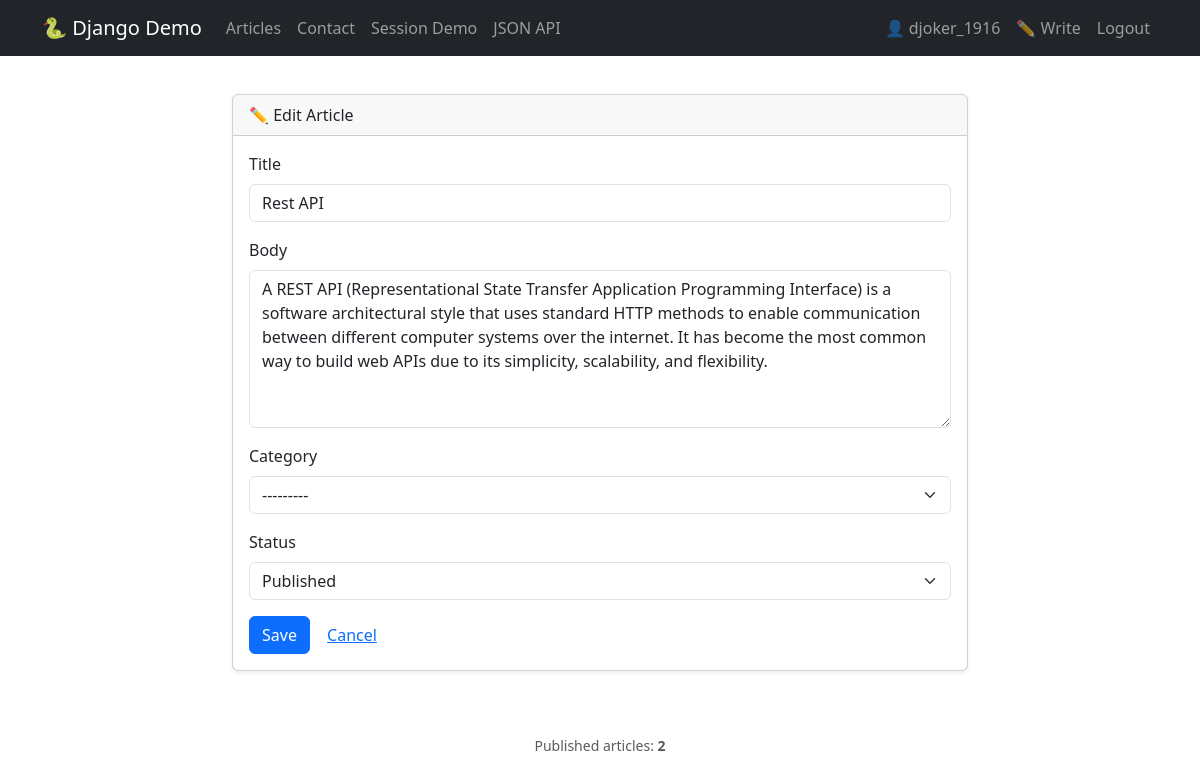
Page /articles/3/edit/ (signed in) on the committed database.
### core/models.py (models this page shows, shortened)
class Article(models.Model):
    STATUS_DRAFT = 'draft'
    STATUS_PUBLISHED = 'published'
    STATUS_CHOICES = [
        (STATUS_DRAFT, 'Draft'),
        (STATUS_PUBLISHED, 'Published'),
    ]
    title    = models.CharField(max_length=200)
    body     = models.TextField()
    status   = models.CharField(max_length=20, choices=STATUS_CHOICES, default=STATUS_DRAFT)
    view_count = models.PositiveIntegerField(default=0)
    created_at = models.DateTimeField(auto_now_add=True)  # set on INSERT only
    updated_at = models.DateTimeField(auto_now=True)      # updated on every SAVE
    author   = models.ForeignKey(User,     on_delete=models.CASCADE,  related_name='articles')
    category = models.ForeignKey(Category, on_delete=models.SET_NULL, related_name='articles', null=True, blank=True)
    tags     = models.ManyToManyField(Tag, blank=True, related_name='articles')
    class Meta:
        ordering = ['-created_at']  # newest first

### core/views.py (the view, shortened to what this page needs)
# urls.py: path('articles/<int:pk>/edit/',   views.ArticleUpdateView.as_view(), name='article_update'),
class ArticleUpdateView(LoginRequiredMixin, UpdateView):
    model         = Article
    form_class    = ArticleForm
    template_name = 'core/article_form.html'
    def get_queryset(self):
        return Article.objects.filter(author=self.request.user)

### core/forms.py (shortened to what this page needs)
class ArticleForm(forms.ModelForm):
    class Meta:
        model = Article
        fields = ['title', 'body', 'category', 'status']
        widgets = {
            'title':    forms.TextInput(attrs={'class': 'form-control', 'placeholder': 'Article title'}),
            'body':     forms.Textarea(attrs={'class': 'form-control', 'rows': 6}),
            'category': forms.Select(attrs={'class': 'form-select'}),
            'status':   forms.Select(attrs={'class': 'form-select'}),
        }

### core/templatetags/core_tags.py (called while the page is built)
@register.simple_tag
def published_count():
    return Article.objects.filter(status='published').count()

### core/templates/core/article_form.html (shortened to what this page needs)
{% extends "core/base.html" %}
{% block content %}
<div class="row justify-content-center">
  <div class="col-md-8">
    <div class="card shadow-sm">
      <div class="card-header">
        {% if form.instance.pk %}✏️ Edit Article{% else %}📝 New Article{% endif %}
      </div>
      <div class="card-body">
        <form method="post" novalidate>
          {% for field in form %}
            <div class="mb-3">
              <label class="form-label">{{ field.label }}</label>
              {{ field }}
            </div>
          {% endfor %}
          <button type="submit" class="btn btn-primary">Save</button>
          <a href="{% url 'article_list' %}" class="btn btn-link">Cancel</a>
        </form>
      </div>
    </div>
  </div>
</div>
{% endblock %}

### core/templates/core/base.html (shortened to what this page needs)
{% load core_tags %}
<!DOCTYPE html>
<html lang="en">
<head>
  <link href="https://cdn.jsdelivr.net/npm/bootstrap@5.3.3/dist/css/bootstrap.min.css" rel="stylesheet">
</head>
<body>
<nav class="navbar navbar-expand-lg navbar-dark bg-dark fixed-top">
  <div class="container">
    <a class="navbar-brand" href="{% url 'home' %}">🐍 Django Demo</a>
    <div class="collapse navbar-collapse">
      <ul class="navbar-nav me-auto">
        <li class="nav-item"><a class="nav-link" href="{% url 'article_list' %}">Articles</a></li>
        <li class="nav-item"><a class="nav-link" href="{% url 'contact' %}">Contact</a></li>
        <li class="nav-item"><a class="nav-link" href="{% url 'session_demo' %}">Session Demo</a></li>
        <li class="nav-item"><a class="nav-link" href="{% url 'api_articles' %}" target="_blank">JSON API</a></li>
      </ul>
      <ul class="navbar-nav">
        {% if user.is_authenticated %}
          <li class="nav-item"><a class="nav-link" href="{% url 'dashboard' %}">👤 {{ user.username }}</a></li>
          <li class="nav-item"><a class="nav-link" href="{% url 'article_create' %}">✏️ Write</a></li>
          <li class="nav-item"><a class="nav-link" href="{% url 'logout' %}">Logout</a></li>
        {% else %}
          <li class="nav-item"><a class="nav-link" href="{% url 'login' %}">Login</a></li>
          <li class="nav-item"><a class="nav-link" href="{% url 'register' %}">Register</a></li>
        {% endif %}
      </ul>
    </div>
  </div>
</nav>
<div class="container mt-4">
  {% block content %}{% endblock %}
</div>
<footer class="text-center py-3 mt-5 text-muted small">
  Published articles: <strong>{% published_count %}</strong>
</footer>
</body>
</html>

### core/templates/core/base.html (style rules this page uses)
body { padding-top: 70px; }

### rows in the picture
Article: form "Rest API" "A REST API (Representational State Transfer Application Programming Interface) is a software architectural style that uses standard HTTP methods to enable communication between different computer systems over the internet. It has become the most common way to build web APIs due to its simplicity, scalability, and flexibility." "---------" "Published"

### other values in the picture
{{ user.username }} "djoker_1916"
{{ field.label }} "Title" "Body" "Category" "Status"
